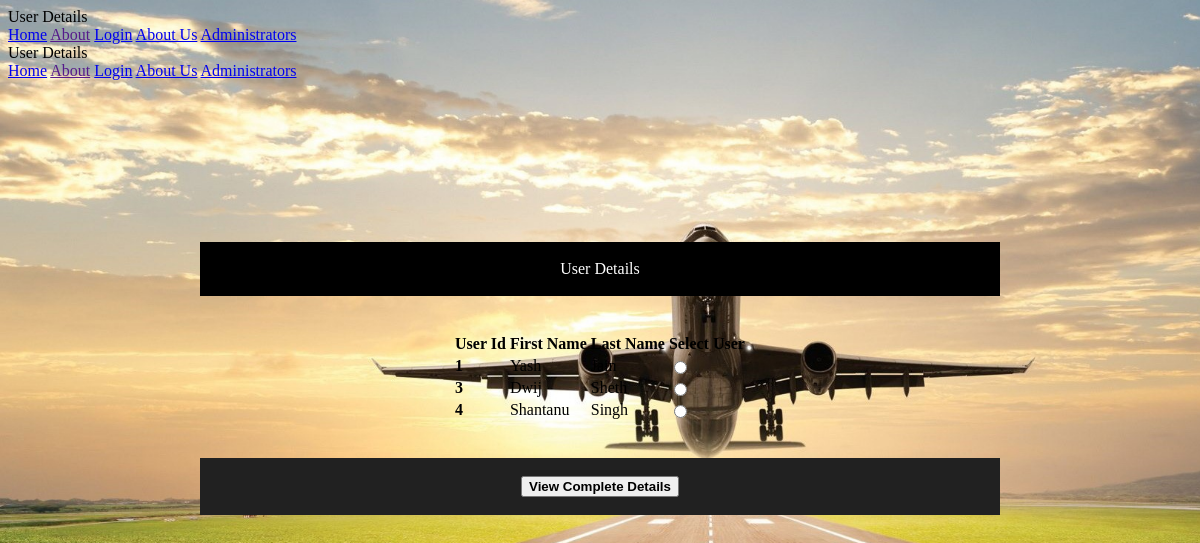
The app's page /view_users.php with its own data.
### tables this page shows
CREATE TABLE `customerlogin` (
  `Customer_id` int(5) NOT NULL,
  `First_name` varchar(30) NOT NULL,
  `Last_name` varchar(30) NOT NULL,
  `email_id` varchar(50) NOT NULL,
  `DOB` date NOT NULL,
  `Gender` varchar(6) NOT NULL,
  `Nationality` varchar(30) NOT NULL,
  `Occupation` varchar(30) NOT NULL,
  `Address` text NOT NULL,
  `City` varchar(25) NOT NULL,
  `State` varchar(20) NOT NULL,
  `Mobile_no` varchar(10) NOT NULL,
  `Password` varchar(15) NOT NULL
);

### view_users.php (the view, shortened to what this page needs)
<?php
require 'db_conn.php';
?>
<html>
<head>
    <link rel="stylesheet" href="Front with CSS.css">
    <link rel="stylesheet" href="https://code.getmdl.io/1.3.0/material.teal-orange.min.css" />
</head>
<body background="airplane.jpg">
    <div class="mdl-layout mdl-js-layout mdl-layout--fixed-header">
        <header class="mdl-layout__header">
            <div class="mdl-layout__header-row">
                <span class="mdl-layout-title">User Details</span>
                <nav class="mdl-navigation mdl-layout--large-screen-only">
                    <a class="mdl-navigation__link" href="home.php">Home</a>
                    <a class="mdl-navigation__link" href="">About</a>
                    <a class="mdl-navigation__link" href="front.php">Login</a>
                    <a class="mdl-navigation__link" href="Aboutus.php">About Us</a>
                    <a class="mdl-navigation__link" href="admin.php">Administrators</a>
                </nav>
            </div>
        </header>
        <div class="mdl-layout__drawer">
            <span class="mdl-layout-title">User Details</span>
            <nav class="mdl-navigation">
                <a class="mdl-navigation__link" href="home.php">Home</a>
                <a class="mdl-navigation__link" href="">About</a>
                <a class="mdl-navigation__link" href="front.php">Login</a>
                <a class="mdl-navigation__link" href="Aboutus.php">About Us</a>
                <a class="mdl-navigation__link" href="admin.php">Administrators</a>
            </nav>
        </div>
        <br><br>
            <div class="page-content"><center>
                <br><br><br>
                <center>
        <br><br><br><br>
        <div class="mdl-card mdl-shadow--16dp" style="width:800px">
        <div class="mdl-shadow--16dp" style="background-color:#000000">
                        <br>
                        <div class="mdl-typography--title" style="color:#ffffff">User Details</div>
                        <br>
                        </div>
        <br><br>
        <table class="mdl-data-table mdl-js-data-table mdl-shadow--8dp">
  <thead>
    <tr>
      <th>User Id</th>
      <th>First Name</th>
      <th>Last Name</th>
      <th>Select User</th>
    </tr>
  </thead>
  <tbody>
        <form action="user_details.php" methos="POST">
            <?php
                $sql = "SELECT * from customerlogin";
                $result = mysqli_query($conn,$sql);
	            while($row=mysqli_fetch_assoc($result)){
                    echo "<tr>";
                    echo "<td><b>" . $row['Customer_id'] . "</b></td>";
                    echo "<td>" . $row['First_name'] . "</td>";
                    echo "<td>" . $row['Last_name'] . "</td>";
                    echo "<td><label class=\"mdl-radio mdl-js-radio mdl-js-ripple-effect\" for=\"".$row['Customer_id']."\">
                    <input type=\"radio\" id=\"".$row['Customer_id']."\" class=\"mdl-radio__button\" name=\"idc\" value=\"".$row['email_id']."\">
                    </label></td>";
                    echo "</tr>";
                }
	        ?>
            </tbody>
</table>
<br><br>
<div class="mdl-shadow--16dp" style="background-color:#212121"><br>
                            <button class="mdl-button mdl-js-button mdl-button--raised mdl-js-ripple-effect mdl-button--accent">
                        <div class="mdl-typography--subtitle" style="color:black;font-weight:bolder" name="Detail">View Complete Details</div>
                    </button>
                    <br><br>
                    </div>
                    </div>
                    <br><br><br>
                    </div>
        </div>
    </body>
</html>

### Front with CSS.css (style rules this page uses)
body { background-size: cover; }

### records on screen
customerlogin: Customer_id "1", First_name "Yash", Last_name "Jain"
customerlogin: Customer_id "3", First_name "Dwij", Last_name "Sheth"
customerlogin: Customer_id "4", First_name "Shantanu", Last_name "Singh"
